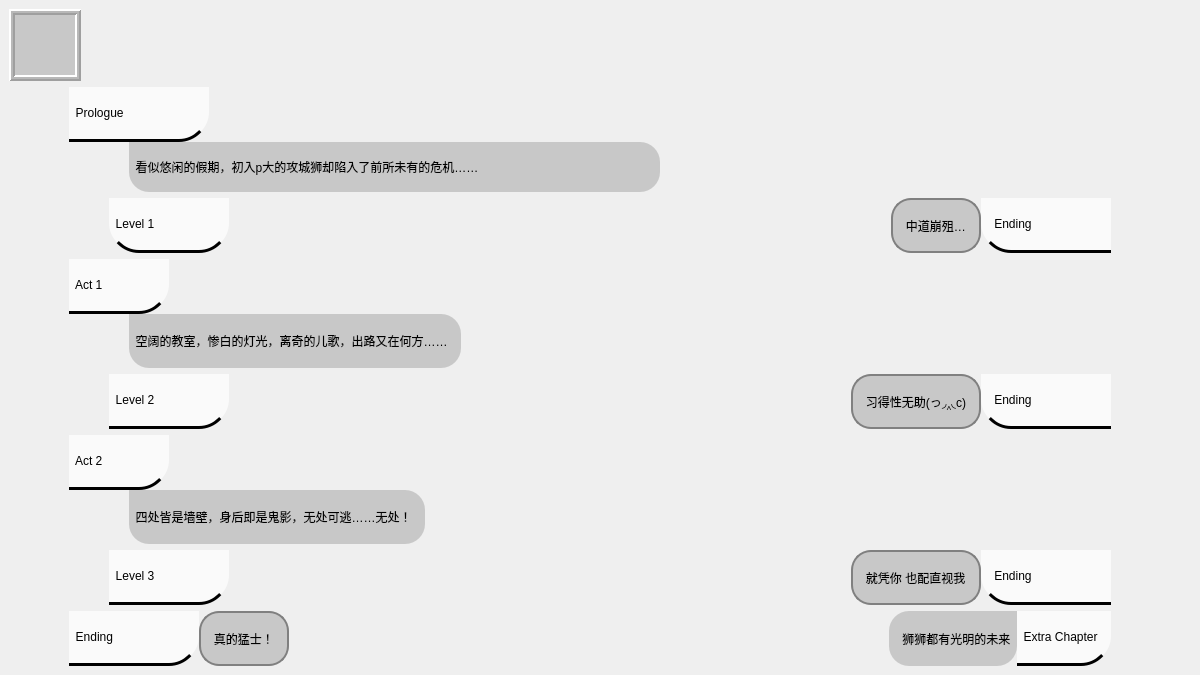
<?xml version="1.0" encoding="UTF-8"?>
<ui version="4.0">
 <class>MenuWindow</class>
 <widget class="QMainWindow" name="MenuWindow">
  <property name="geometry">
   <rect>
    <x>0</x>
    <y>0</y>
    <width>1200</width>
    <height>675</height>
   </rect>
  </property>
  <property name="cursor">
   <cursorShape>ArrowCursor</cursorShape>
  </property>
  <property name="windowTitle">
   <string>MainWindow</string>
  </property>
  <property name="styleSheet">
   <string notr="true">QPushButton{ 
font: italic 24pt &quot;Monotype Corsiva&quot;;
text-align: left;
border-bottom-right-radius: 30px;
border-bottom: 3px solid black;
background: rgba(250,250,250,1);
}
QLabel{
background:rgba(200,200,200,1);
font: 20pt &quot;华文楷体&quot;;
border-bottom-right-radius: 20px;
border-bottom-left-radius: 20px;
border-top-right-radius:20px;
text-align: left;
}</string>
  </property>
  <widget class="QWidget" name="centralwidget">
   <layout class="QVBoxLayout" name="verticalLayout">
    <item>
     <layout class="QHBoxLayout" name="horizontalLayout">
      <property name="spacing">
       <number>8</number>
      </property>
      <item>
       <widget class="QFrame" name="iconFrame">
        <property name="frameShape">
         <enum>QFrame::Box</enum>
        </property>
        <property name="frameShadow">
         <enum>QFrame::Raised</enum>
        </property>
        <property name="lineWidth">
         <number>2</number>
        </property>
        <property name="midLineWidth">
         <number>2</number>
        </property>
        <layout class="QHBoxLayout" name="horizontalLayout_5">
         <property name="spacing">
          <number>0</number>
         </property>
         <property name="leftMargin">
          <number>0</number>
         </property>
         <property name="topMargin">
          <number>0</number>
         </property>
         <property name="rightMargin">
          <number>0</number>
         </property>
         <property name="bottomMargin">
          <number>0</number>
         </property>
         <item>
          <widget class="QLabel" name="titleIcon">
           <property name="sizePolicy">
            <sizepolicy hsizetype="Fixed" vsizetype="Fixed">
             <horstretch>0</horstretch>
             <verstretch>0</verstretch>
            </sizepolicy>
           </property>
           <property name="minimumSize">
            <size>
             <width>60</width>
             <height>60</height>
            </size>
           </property>
           <property name="maximumSize">
            <size>
             <width>60</width>
             <height>60</height>
            </size>
           </property>
           <property name="styleSheet">
            <string notr="true">border-radius: 0px;
border-width: 0px; border-style: solid;border-color: rgb(200, 200, 200);</string>
           </property>
           <property name="frameShape">
            <enum>QFrame::NoFrame</enum>
           </property>
           <property name="frameShadow">
            <enum>QFrame::Raised</enum>
           </property>
           <property name="lineWidth">
            <number>2</number>
           </property>
           <property name="midLineWidth">
            <number>2</number>
           </property>
           <property name="text">
            <string/>
           </property>
           <property name="pixmap">
            <pixmap resource="page.qrc">:/pic/image/icon_w.png</pixmap>
           </property>
           <property name="scaledContents">
            <bool>true</bool>
           </property>
          </widget>
         </item>
        </layout>
       </widget>
      </item>
      <item>
       <spacer name="horizontalSpacer">
        <property name="orientation">
         <enum>Qt::Horizontal</enum>
        </property>
        <property name="sizeHint" stdset="0">
         <size>
          <width>40</width>
          <height>20</height>
         </size>
        </property>
       </spacer>
      </item>
      <item>
       <widget class="QPushButton" name="helpBtn">
        <property name="sizePolicy">
         <sizepolicy hsizetype="Fixed" vsizetype="Fixed">
          <horstretch>0</horstretch>
          <verstretch>0</verstretch>
         </sizepolicy>
        </property>
        <property name="minimumSize">
         <size>
          <width>60</width>
          <height>60</height>
         </size>
        </property>
        <property name="maximumSize">
         <size>
          <width>60</width>
          <height>60</height>
         </size>
        </property>
        <property name="styleSheet">
         <string notr="true">QPushButton{background: transparent;border-width:0px; border-image:url(:/pic/image/help_gray.png);}
QPushButton:hover{border-image:url(:/pic/image/help.png);}
QPushButton:pressed{border-image:url(:/pic/image/help.png);}</string>
        </property>
        <property name="text">
         <string/>
        </property>
       </widget>
      </item>
      <item>
       <widget class="QPushButton" name="setBtn">
        <property name="sizePolicy">
         <sizepolicy hsizetype="Fixed" vsizetype="Fixed">
          <horstretch>0</horstretch>
          <verstretch>0</verstretch>
         </sizepolicy>
        </property>
        <property name="minimumSize">
         <size>
          <width>60</width>
          <height>60</height>
         </size>
        </property>
        <property name="maximumSize">
         <size>
          <width>60</width>
          <height>60</height>
         </size>
        </property>
        <property name="styleSheet">
         <string notr="true">QPushButton{background: transparent;border-width:0px; border-image:url(:/pic/image/set_gray.png);}
QPushButton:hover{border-image:url(:/pic/image/set.png);}
QPushButton:pressed{border-image:url(:/pic/image/set.png);}</string>
        </property>
        <property name="text">
         <string/>
        </property>
       </widget>
      </item>
      <item>
       <widget class="QPushButton" name="exitBtn">
        <property name="sizePolicy">
         <sizepolicy hsizetype="Fixed" vsizetype="Fixed">
          <horstretch>0</horstretch>
          <verstretch>0</verstretch>
         </sizepolicy>
        </property>
        <property name="minimumSize">
         <size>
          <width>60</width>
          <height>60</height>
         </size>
        </property>
        <property name="maximumSize">
         <size>
          <width>60</width>
          <height>60</height>
         </size>
        </property>
        <property name="styleSheet">
         <string notr="true">QPushButton{background: transparent; border-width:0px; border-radius: 0px;border-image:url(:/pic/image/exit_gray.png);}
QPushButton:hover{border-image:url(:/pic/image/exit.png);}
QPushButton:pressed{border-image:url(:/pic/image/exit.png);}</string>
        </property>
        <property name="text">
         <string/>
        </property>
       </widget>
      </item>
     </layout>
    </item>
    <item>
     <layout class="QVBoxLayout" name="proLayout" stretch="0,0">
      <property name="spacing">
       <number>0</number>
      </property>
      <property name="leftMargin">
       <number>60</number>
      </property>
      <item>
       <widget class="QPushButton" name="prologueBtn">
        <property name="sizePolicy">
         <sizepolicy hsizetype="Fixed" vsizetype="Fixed">
          <horstretch>0</horstretch>
          <verstretch>0</verstretch>
         </sizepolicy>
        </property>
        <property name="minimumSize">
         <size>
          <width>140</width>
          <height>55</height>
         </size>
        </property>
        <property name="cursor">
         <cursorShape>CrossCursor</cursorShape>
        </property>
        <property name="styleSheet">
         <string notr="true"/>
        </property>
        <property name="text">
         <string>  Prologue</string>
        </property>
        <property name="shortcut">
         <string>1</string>
        </property>
        <property name="flat">
         <bool>false</bool>
        </property>
       </widget>
      </item>
      <item>
       <layout class="QHBoxLayout" name="horizontalLayout_2" stretch="0,0">
        <property name="spacing">
         <number>0</number>
        </property>
        <property name="leftMargin">
         <number>60</number>
        </property>
        <item>
         <widget class="QLabel" name="proLabel">
          <property name="sizePolicy">
           <sizepolicy hsizetype="Expanding" vsizetype="Fixed">
            <horstretch>0</horstretch>
            <verstretch>0</verstretch>
           </sizepolicy>
          </property>
          <property name="minimumSize">
           <size>
            <width>0</width>
            <height>50</height>
           </size>
          </property>
          <property name="text">
           <string>  看似悠闲的假期，初入p大的攻城狮却陷入了前所未有的危机……     </string>
          </property>
          <property name="textFormat">
           <enum>Qt::PlainText</enum>
          </property>
          <property name="scaledContents">
           <bool>false</bool>
          </property>
         </widget>
        </item>
        <item>
         <spacer name="horizontalSpacer_3">
          <property name="orientation">
           <enum>Qt::Horizontal</enum>
          </property>
          <property name="sizeHint" stdset="0">
           <size>
            <width>40</width>
            <height>20</height>
           </size>
          </property>
         </spacer>
        </item>
       </layout>
      </item>
     </layout>
    </item>
    <item>
     <layout class="QHBoxLayout" name="levelLayout1" stretch="0,0,0,0">
      <property name="spacing">
       <number>0</number>
      </property>
      <property name="leftMargin">
       <number>100</number>
      </property>
      <property name="rightMargin">
       <number>80</number>
      </property>
      <item>
       <widget class="QPushButton" name="level1Btn">
        <property name="sizePolicy">
         <sizepolicy hsizetype="Fixed" vsizetype="Fixed">
          <horstretch>0</horstretch>
          <verstretch>0</verstretch>
         </sizepolicy>
        </property>
        <property name="minimumSize">
         <size>
          <width>120</width>
          <height>55</height>
         </size>
        </property>
        <property name="styleSheet">
         <string notr="true">border-bottom-left-radius: 30px;</string>
        </property>
        <property name="text">
         <string>  Level 1</string>
        </property>
       </widget>
      </item>
      <item>
       <spacer name="horizontalSpacer_5">
        <property name="orientation">
         <enum>Qt::Horizontal</enum>
        </property>
        <property name="sizeHint" stdset="0">
         <size>
          <width>40</width>
          <height>20</height>
         </size>
        </property>
       </spacer>
      </item>
      <item>
       <widget class="QLabel" name="end1Label">
        <property name="styleSheet">
         <string notr="true">border-radius: 20px;
border:2px solid gray;</string>
        </property>
        <property name="frameShape">
         <enum>QFrame::Box</enum>
        </property>
        <property name="lineWidth">
         <number>2</number>
        </property>
        <property name="midLineWidth">
         <number>2</number>
        </property>
        <property name="text">
         <string>   中道崩殂…   </string>
        </property>
        <property name="textFormat">
         <enum>Qt::PlainText</enum>
        </property>
       </widget>
      </item>
      <item>
       <widget class="QPushButton" name="end1Btn">
        <property name="sizePolicy">
         <sizepolicy hsizetype="Fixed" vsizetype="Fixed">
          <horstretch>0</horstretch>
          <verstretch>0</verstretch>
         </sizepolicy>
        </property>
        <property name="minimumSize">
         <size>
          <width>130</width>
          <height>55</height>
         </size>
        </property>
        <property name="styleSheet">
         <string notr="true">border-bottom-right-radius:0px;
border-bottom-left-radius: 30px;</string>
        </property>
        <property name="text">
         <string>    Ending</string>
        </property>
       </widget>
      </item>
     </layout>
    </item>
    <item>
     <layout class="QVBoxLayout" name="verticalLayout_4">
      <property name="spacing">
       <number>0</number>
      </property>
      <property name="leftMargin">
       <number>60</number>
      </property>
      <item>
       <widget class="QPushButton" name="act1Btn">
        <property name="sizePolicy">
         <sizepolicy hsizetype="Fixed" vsizetype="Fixed">
          <horstretch>0</horstretch>
          <verstretch>0</verstretch>
         </sizepolicy>
        </property>
        <property name="minimumSize">
         <size>
          <width>100</width>
          <height>55</height>
         </size>
        </property>
        <property name="text">
         <string>  Act 1</string>
        </property>
       </widget>
      </item>
      <item>
       <layout class="QHBoxLayout" name="horizontalLayout_3">
        <property name="leftMargin">
         <number>60</number>
        </property>
        <item>
         <widget class="QLabel" name="label_2">
          <property name="minimumSize">
           <size>
            <width>0</width>
            <height>50</height>
           </size>
          </property>
          <property name="text">
           <string>  空阔的教室，惨白的灯光，离奇的儿歌，出路又在何方……    </string>
          </property>
          <property name="textFormat">
           <enum>Qt::PlainText</enum>
          </property>
         </widget>
        </item>
        <item>
         <spacer name="horizontalSpacer_6">
          <property name="orientation">
           <enum>Qt::Horizontal</enum>
          </property>
          <property name="sizeHint" stdset="0">
           <size>
            <width>40</width>
            <height>20</height>
           </size>
          </property>
         </spacer>
        </item>
       </layout>
      </item>
     </layout>
    </item>
    <item>
     <layout class="QHBoxLayout" name="horizontalLayout_4">
      <property name="spacing">
       <number>0</number>
      </property>
      <property name="leftMargin">
       <number>100</number>
      </property>
      <property name="rightMargin">
       <number>80</number>
      </property>
      <item>
       <widget class="QPushButton" name="level2Btn">
        <property name="sizePolicy">
         <sizepolicy hsizetype="Fixed" vsizetype="Fixed">
          <horstretch>0</horstretch>
          <verstretch>0</verstretch>
         </sizepolicy>
        </property>
        <property name="minimumSize">
         <size>
          <width>120</width>
          <height>55</height>
         </size>
        </property>
        <property name="text">
         <string>  Level 2</string>
        </property>
       </widget>
      </item>
      <item>
       <spacer name="horizontalSpacer_7">
        <property name="orientation">
         <enum>Qt::Horizontal</enum>
        </property>
        <property name="sizeHint" stdset="0">
         <size>
          <width>40</width>
          <height>20</height>
         </size>
        </property>
       </spacer>
      </item>
      <item>
       <widget class="QLabel" name="end2Label">
        <property name="styleSheet">
         <string notr="true">border-radius: 20px;
border:2px solid gray;</string>
        </property>
        <property name="text">
         <string>   习得性无助(っ◞‸◟c)   </string>
        </property>
       </widget>
      </item>
      <item>
       <widget class="QPushButton" name="end2Btn">
        <property name="sizePolicy">
         <sizepolicy hsizetype="Fixed" vsizetype="Fixed">
          <horstretch>0</horstretch>
          <verstretch>0</verstretch>
         </sizepolicy>
        </property>
        <property name="minimumSize">
         <size>
          <width>130</width>
          <height>55</height>
         </size>
        </property>
        <property name="styleSheet">
         <string notr="true">border-bottom-right-radius:0px;
border-bottom-left-radius: 30px;</string>
        </property>
        <property name="text">
         <string>    Ending</string>
        </property>
       </widget>
      </item>
     </layout>
    </item>
    <item>
     <layout class="QVBoxLayout" name="verticalLayout_7">
      <property name="spacing">
       <number>0</number>
      </property>
      <property name="leftMargin">
       <number>60</number>
      </property>
      <item>
       <widget class="QPushButton" name="act2Btn">
        <property name="sizePolicy">
         <sizepolicy hsizetype="Fixed" vsizetype="Fixed">
          <horstretch>0</horstretch>
          <verstretch>0</verstretch>
         </sizepolicy>
        </property>
        <property name="minimumSize">
         <size>
          <width>100</width>
          <height>55</height>
         </size>
        </property>
        <property name="text">
         <string>  Act 2</string>
        </property>
       </widget>
      </item>
      <item>
       <layout class="QHBoxLayout" name="horizontalLayout_6">
        <property name="leftMargin">
         <number>60</number>
        </property>
        <item>
         <widget class="QLabel" name="label_3">
          <property name="minimumSize">
           <size>
            <width>0</width>
            <height>50</height>
           </size>
          </property>
          <property name="text">
           <string>  四处皆是墙壁，身后即是鬼影，无处可逃……无处！    </string>
          </property>
          <property name="textFormat">
           <enum>Qt::PlainText</enum>
          </property>
         </widget>
        </item>
        <item>
         <spacer name="horizontalSpacer_9">
          <property name="orientation">
           <enum>Qt::Horizontal</enum>
          </property>
          <property name="sizeHint" stdset="0">
           <size>
            <width>40</width>
            <height>20</height>
           </size>
          </property>
         </spacer>
        </item>
       </layout>
      </item>
     </layout>
    </item>
    <item>
     <layout class="QHBoxLayout" name="horizontalLayout_7">
      <property name="spacing">
       <number>0</number>
      </property>
      <property name="leftMargin">
       <number>100</number>
      </property>
      <property name="rightMargin">
       <number>80</number>
      </property>
      <item>
       <widget class="QPushButton" name="level3Btn">
        <property name="sizePolicy">
         <sizepolicy hsizetype="Fixed" vsizetype="Fixed">
          <horstretch>0</horstretch>
          <verstretch>0</verstretch>
         </sizepolicy>
        </property>
        <property name="minimumSize">
         <size>
          <width>120</width>
          <height>55</height>
         </size>
        </property>
        <property name="text">
         <string>  Level 3</string>
        </property>
       </widget>
      </item>
      <item>
       <spacer name="horizontalSpacer_10">
        <property name="orientation">
         <enum>Qt::Horizontal</enum>
        </property>
        <property name="sizeHint" stdset="0">
         <size>
          <width>40</width>
          <height>20</height>
         </size>
        </property>
       </spacer>
      </item>
      <item>
       <widget class="QLabel" name="end3Label">
        <property name="styleSheet">
         <string notr="true">border-radius: 20px;
border:2px solid gray;</string>
        </property>
        <property name="text">
         <string>   就凭你 也配直视我   </string>
        </property>
       </widget>
      </item>
      <item>
       <widget class="QPushButton" name="end3Btn">
        <property name="sizePolicy">
         <sizepolicy hsizetype="Fixed" vsizetype="Fixed">
          <horstretch>0</horstretch>
          <verstretch>0</verstretch>
         </sizepolicy>
        </property>
        <property name="minimumSize">
         <size>
          <width>130</width>
          <height>55</height>
         </size>
        </property>
        <property name="styleSheet">
         <string notr="true">border-bottom-right-radius:0px;
border-bottom-left-radius: 30px;</string>
        </property>
        <property name="text">
         <string>    Ending</string>
        </property>
       </widget>
      </item>
     </layout>
    </item>
    <item>
     <layout class="QHBoxLayout" name="horizontalLayout_8">
      <property name="spacing">
       <number>0</number>
      </property>
      <property name="leftMargin">
       <number>60</number>
      </property>
      <property name="rightMargin">
       <number>80</number>
      </property>
      <item>
       <widget class="QPushButton" name="end4Btn">
        <property name="sizePolicy">
         <sizepolicy hsizetype="Fixed" vsizetype="Fixed">
          <horstretch>0</horstretch>
          <verstretch>0</verstretch>
         </sizepolicy>
        </property>
        <property name="minimumSize">
         <size>
          <width>130</width>
          <height>55</height>
         </size>
        </property>
        <property name="text">
         <string>  Ending</string>
        </property>
       </widget>
      </item>
      <item>
       <widget class="QLabel" name="end4Label">
        <property name="maximumSize">
         <size>
          <width>16777215</width>
          <height>55</height>
         </size>
        </property>
        <property name="styleSheet">
         <string notr="true">border-radius: 20px;
border:2px solid gray;</string>
        </property>
        <property name="text">
         <string>   真的猛士！   </string>
        </property>
       </widget>
      </item>
      <item>
       <spacer name="horizontalSpacer_11">
        <property name="orientation">
         <enum>Qt::Horizontal</enum>
        </property>
        <property name="sizeHint" stdset="0">
         <size>
          <width>40</width>
          <height>20</height>
         </size>
        </property>
       </spacer>
      </item>
      <item>
       <widget class="QLabel" name="extraLabel">
        <property name="styleSheet">
         <string notr="true">border-top-right-radius:0px;
border-top-left-radius: 20px;</string>
        </property>
        <property name="text">
         <string>    狮狮都有光明的未来  </string>
        </property>
       </widget>
      </item>
      <item>
       <widget class="QPushButton" name="extraChapter">
        <property name="minimumSize">
         <size>
          <width>0</width>
          <height>55</height>
         </size>
        </property>
        <property name="text">
         <string>  Extra Chapter    </string>
        </property>
       </widget>
      </item>
     </layout>
    </item>
   </layout>
  </widget>
 </widget>
 <resources>
  <include location="page.qrc"/>
 </resources>
 <connections/>
</ui>
